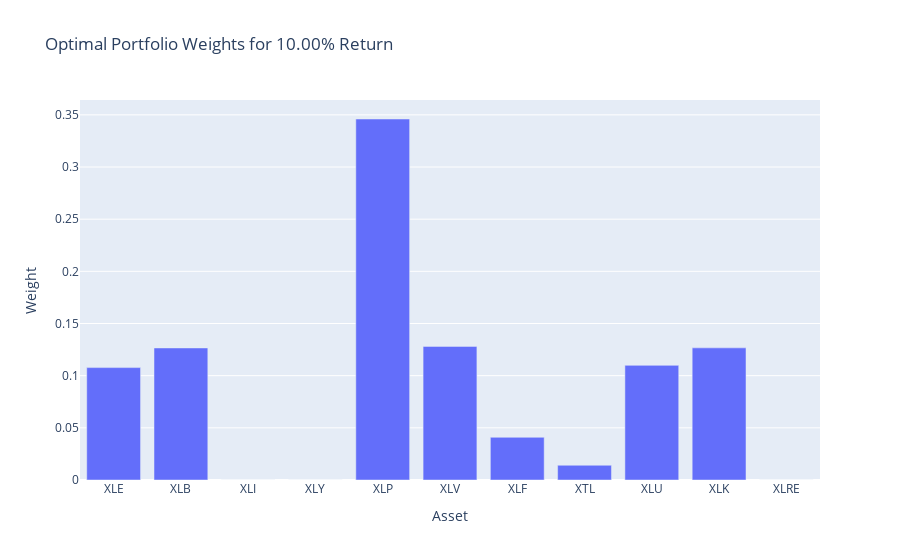

Source (notebook cell):
### Code cell
# Use an optimization algorithm to find the optimal portfolio weights, maximizing
# the Sharpe ratio for a given target return
from scipy.optimize import minimize

def sharpe_weights(df, percent):
    mu = np.exp(percent)-1
    R = df.mean()*252
    S = df.cov()*252

    # Define the objective function (negative portfolio return)
    def objective(weights):
        portfolio_return =  np.dot(R.T, weights)
        portfolio_risk = np.sqrt(np.dot(np.dot(weights.T, S), weights))
        return -(portfolio_return)/portfolio_risk

    # Define the constraints
    constraints = (
        {"type": "eq", "fun": lambda weights: np.sum(weights) - 1},  # The sum of the weights is 1
        {'type':'eq','fun': lambda weights: np.dot(R.T,weights) - mu} # The return is equal to the expected return
    )
    bounds = [(0, 1) for _ in range(len(R))]  # Each weight is between 0 and 1

    # Initial guess for the weights (equal distribution)
    init_guess = np.repeat(1/len(R), len(R))

    # Use scipy.optimize.minimize to solve the problem
    result = minimize(objective, init_guess, method="SLSQP", bounds=bounds, constraints=constraints)

    return result.x


def weight_chart(df, percent):
    weights = sharpe_weights(df, percent)
    assets = df.columns

    df_weights = pd.DataFrame({"Asset": assets, "Weight": weights})
    fig = px.bar(df_weights, x="Asset", y="Weight", title=f"Optimal Portfolio Weights for {percent:.2%} Return")
    fig.show()  

weight_chart(new_df(30), 0.1)

### Figure 1 — Plotly figure (JSON) as saved in the notebook; plotly's stock layout.template omitted (floating-point values rounded to 4 significant figures)
{"data": [{"alignmentgroup": "True", "hovertemplate": "Asset=%{x}<br>Weight=%{y}<extra></extra>", "legendgroup": "", "marker": {"color": "#636efa", "pattern": {"shape": ""}}, "name": "", "offsetgroup": "", "orientation": "v", "showlegend": false, "textposition": "auto", "type": "bar", "x": ["XLE", "XLB", "XLI", "XLY", "XLP", "XLV", "XLF", "XTL", "XLU", "XLK", "XLRE"], "xaxis": "x", "y": [0.1077, 0.1266, 5.066e-16, 1.327e-16, 0.346, 0.1281, 0.04092, 0.01414, 0.1099, 0.1266, 0], "yaxis": "y"}], "layout": {"barmode": "relative", "legend": {"tracegroupgap": 0}, "title": {"text": "Optimal Portfolio Weights for 10.00% Return"}, "xaxis": {"anchor": "y", "domain": [0, 1], "title": {"text": "Asset"}}, "yaxis": {"anchor": "x", "domain": [0, 1], "title": {"text": "Weight"}}}}
